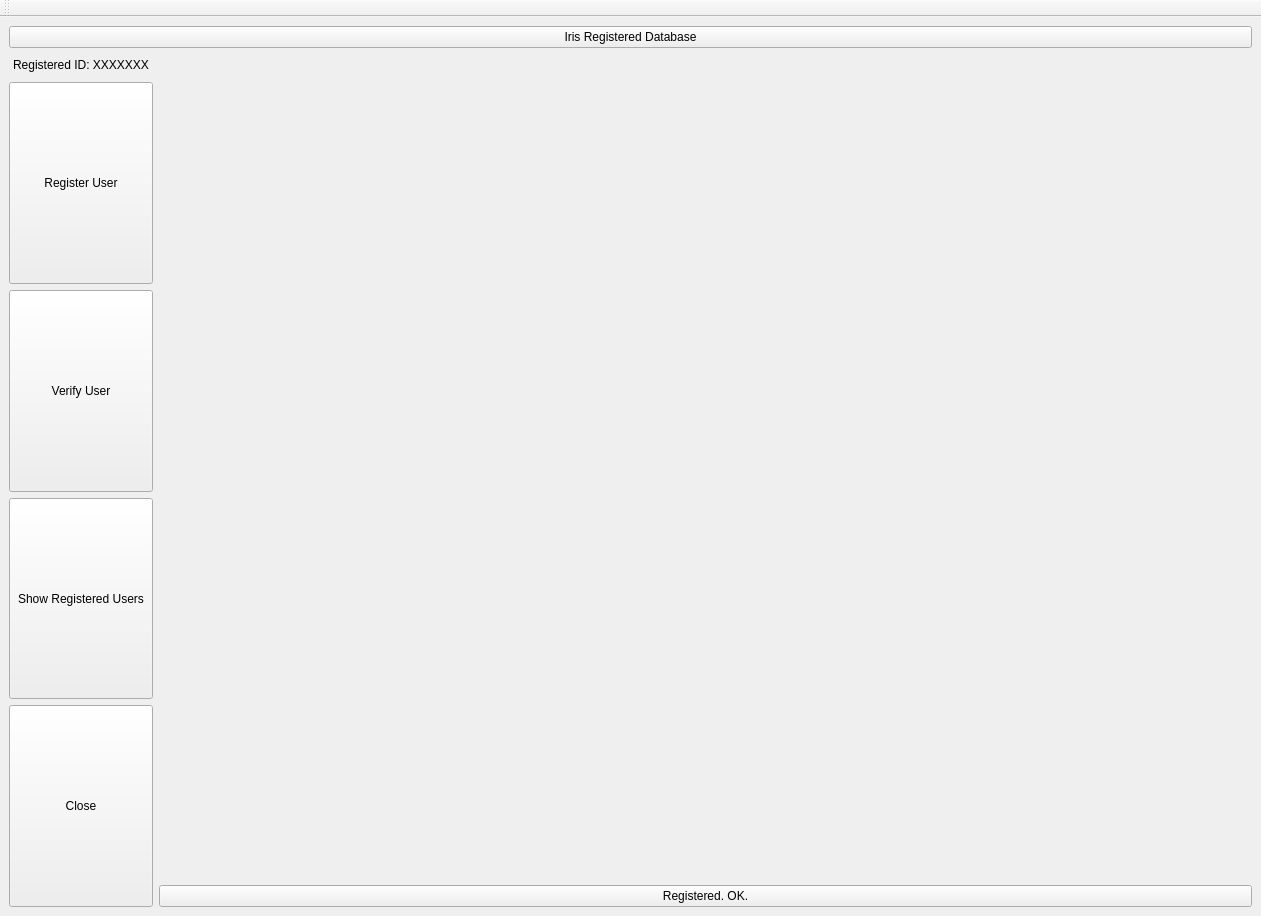
<?xml version="1.0" encoding="UTF-8"?>
<ui version="4.0">
 <class>MainWindow</class>
 <widget class="QMainWindow" name="MainWindow">
  <property name="geometry">
   <rect>
    <x>0</x>
    <y>0</y>
    <width>1261</width>
    <height>916</height>
   </rect>
  </property>
  <property name="windowTitle">
   <string>Iris Recognition Registration Database</string>
  </property>
  <widget class="QWidget" name="centralwidget">
   <layout class="QVBoxLayout" name="verticalLayout_2">
    <item>
     <widget class="QPushButton" name="pushButton">
      <property name="text">
       <string>Iris Registered Database</string>
      </property>
     </widget>
    </item>
    <item>
     <layout class="QHBoxLayout" name="horizontalLayout_2">
      <item>
       <layout class="QVBoxLayout" name="verticalLayout_4">
        <item>
         <widget class="QPushButton" name="pushButton_7">
          <property name="enabled">
           <bool>true</bool>
          </property>
          <property name="sizePolicy">
           <sizepolicy hsizetype="Minimum" vsizetype="Fixed">
            <horstretch>0</horstretch>
            <verstretch>0</verstretch>
           </sizepolicy>
          </property>
          <property name="autoFillBackground">
           <bool>false</bool>
          </property>
          <property name="text">
           <string>Registered ID: XXXXXXX</string>
          </property>
          <property name="checkable">
           <bool>false</bool>
          </property>
          <property name="default">
           <bool>false</bool>
          </property>
          <property name="flat">
           <bool>true</bool>
          </property>
         </widget>
        </item>
        <item>
         <widget class="QPushButton" name="RegisterUserButton">
          <property name="sizePolicy">
           <sizepolicy hsizetype="Minimum" vsizetype="Expanding">
            <horstretch>0</horstretch>
            <verstretch>0</verstretch>
           </sizepolicy>
          </property>
          <property name="text">
           <string>Register User</string>
          </property>
         </widget>
        </item>
        <item>
         <widget class="QPushButton" name="VerifyUserButton">
          <property name="enabled">
           <bool>true</bool>
          </property>
          <property name="sizePolicy">
           <sizepolicy hsizetype="Minimum" vsizetype="Expanding">
            <horstretch>0</horstretch>
            <verstretch>0</verstretch>
           </sizepolicy>
          </property>
          <property name="text">
           <string>Verify User</string>
          </property>
         </widget>
        </item>
        <item>
         <widget class="QPushButton" name="ShowRegisteredUsers">
          <property name="sizePolicy">
           <sizepolicy hsizetype="Minimum" vsizetype="Expanding">
            <horstretch>0</horstretch>
            <verstretch>0</verstretch>
           </sizepolicy>
          </property>
          <property name="text">
           <string>Show Registered Users</string>
          </property>
         </widget>
        </item>
        <item>
         <widget class="QPushButton" name="CloseProgramButton">
          <property name="sizePolicy">
           <sizepolicy hsizetype="Minimum" vsizetype="Expanding">
            <horstretch>0</horstretch>
            <verstretch>0</verstretch>
           </sizepolicy>
          </property>
          <property name="text">
           <string>Close</string>
          </property>
         </widget>
        </item>
       </layout>
      </item>
      <item>
       <layout class="QGridLayout" name="gridLayout_3">
        <property name="leftMargin">
         <number>0</number>
        </property>
        <item row="4" column="0" colspan="2">
         <widget class="QPushButton" name="statusPrompt">
          <property name="enabled">
           <bool>true</bool>
          </property>
          <property name="sizePolicy">
           <sizepolicy hsizetype="Expanding" vsizetype="Fixed">
            <horstretch>0</horstretch>
            <verstretch>0</verstretch>
           </sizepolicy>
          </property>
          <property name="text">
           <string>Registered. OK.</string>
          </property>
          <property name="checkable">
           <bool>false</bool>
          </property>
          <property name="autoDefault">
           <bool>false</bool>
          </property>
          <property name="default">
           <bool>false</bool>
          </property>
          <property name="flat">
           <bool>false</bool>
          </property>
         </widget>
        </item>
        <item row="0" column="0" rowspan="4">
         <widget class="QLabel" name="label">
          <property name="sizePolicy">
           <sizepolicy hsizetype="Expanding" vsizetype="Expanding">
            <horstretch>0</horstretch>
            <verstretch>0</verstretch>
           </sizepolicy>
          </property>
          <property name="text">
           <string/>
          </property>
          <property name="pixmap">
           <pixmap>bgLabel.png</pixmap>
          </property>
          <property name="scaledContents">
           <bool>true</bool>
          </property>
         </widget>
        </item>
        <item row="0" column="1" rowspan="2">
         <widget class="QLabel" name="label_2">
          <property name="sizePolicy">
           <sizepolicy hsizetype="Expanding" vsizetype="Expanding">
            <horstretch>0</horstretch>
            <verstretch>0</verstretch>
           </sizepolicy>
          </property>
          <property name="text">
           <string/>
          </property>
          <property name="pixmap">
           <pixmap>bgLabel.png</pixmap>
          </property>
          <property name="scaledContents">
           <bool>true</bool>
          </property>
         </widget>
        </item>
        <item row="2" column="1" rowspan="2">
         <widget class="QLabel" name="label_3">
          <property name="sizePolicy">
           <sizepolicy hsizetype="Expanding" vsizetype="Expanding">
            <horstretch>0</horstretch>
            <verstretch>0</verstretch>
           </sizepolicy>
          </property>
          <property name="text">
           <string/>
          </property>
          <property name="pixmap">
           <pixmap>bgLabel.png</pixmap>
          </property>
          <property name="scaledContents">
           <bool>true</bool>
          </property>
         </widget>
        </item>
       </layout>
      </item>
     </layout>
    </item>
   </layout>
  </widget>
  <widget class="QToolBar" name="toolBar">
   <property name="windowTitle">
    <string>toolBar</string>
   </property>
   <attribute name="toolBarArea">
    <enum>TopToolBarArea</enum>
   </attribute>
   <attribute name="toolBarBreak">
    <bool>false</bool>
   </attribute>
  </widget>
  <action name="actionClose">
   <property name="text">
    <string>Close</string>
   </property>
  </action>
  <action name="actionClose_2">
   <property name="text">
    <string>Close</string>
   </property>
  </action>
  <action name="actionAbout">
   <property name="text">
    <string>About</string>
   </property>
   <property name="shortcutVisibleInContextMenu">
    <bool>false</bool>
   </property>
  </action>
  <action name="actionRegister">
   <property name="text">
    <string>Register</string>
   </property>
  </action>
  <action name="actionVerify">
   <property name="text">
    <string>Verify</string>
   </property>
  </action>
  <action name="actionShow_All">
   <property name="text">
    <string>Show All</string>
   </property>
  </action>
 </widget>
 <resources/>
 <connections/>
</ui>
